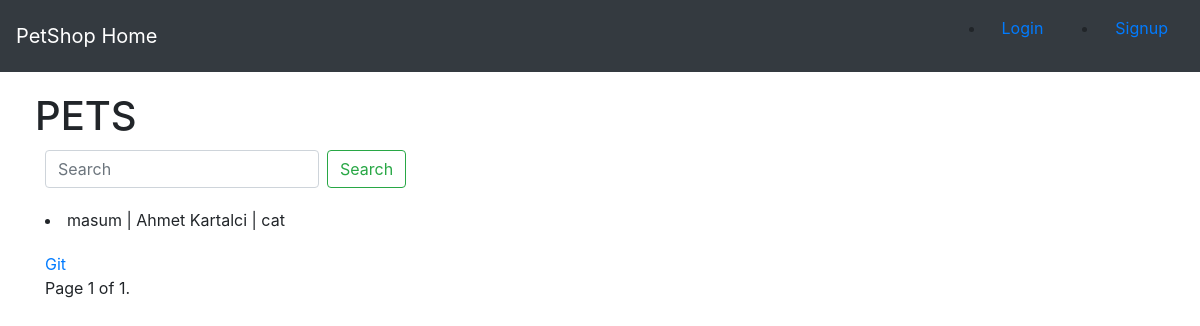
The app's page /, older data.
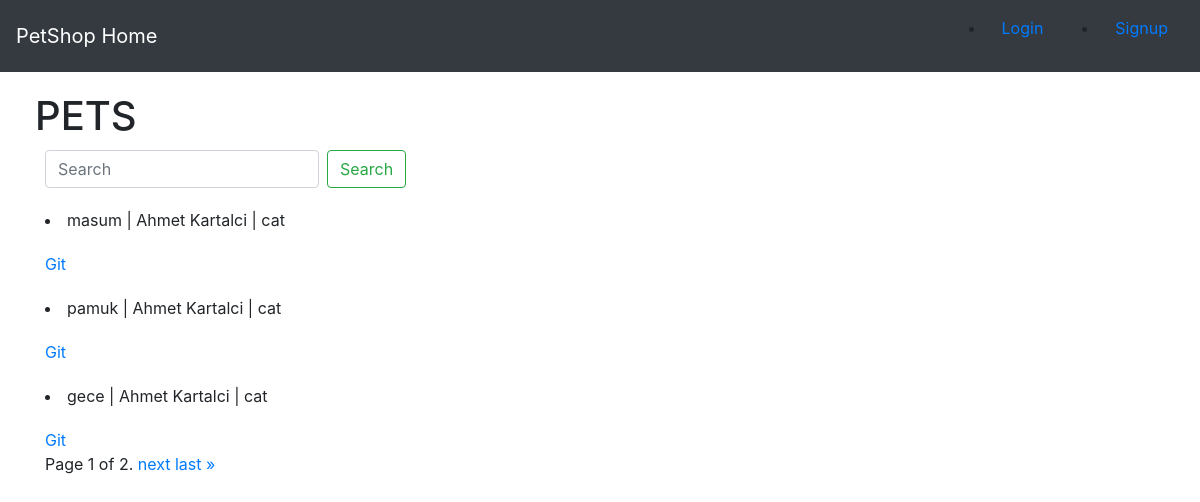
The same page, newer data.
### pets/models.py (models this page shows, shortened)
class Pet(models.Model):
    class AnimalKind(models.TextChoices):
        CAT = 'cat', 'Kedi'
        DOG = 'dog', 'Köpek'
        EXOTIC = 'exotic', 'Egzotik'
        WINGED = 'winged', 'Kanatlı'
        TROPICAL = 'tropical', 'Tropikal'
        WILD = 'wild', 'Yabani'
        OTHER = 'other', 'Diğer'
    class AnimalGender(models.TextChoices):
        MALE = 'male', 'Erkek'
        FEMALE = 'female', 'Dişi'
    adopter = models.ForeignKey(Customer, on_delete=models.CASCADE)
    name = models.CharField(max_length=100)
    age = models.PositiveIntegerField()
    description = RichTextField(blank=True, null=True)
    kind = models.CharField(
        max_length=20,
        choices=AnimalKind.choices,
        default=AnimalKind.OTHER
    )
    gender = models.CharField(
        max_length=20,
        choices=AnimalGender.choices,
        default=AnimalGender.FEMALE
    )

class Customer(models.Model):
    name_surname = models.CharField(max_length=100)
    phone = PhoneNumberField(unique=True, null=False, blank=False)
    mail = models.EmailField(max_length=255)
    def __str__(self):
        return self.name_surname

### pets/views.py (the view)
# urls.py: path('', HomeView.as_view(), name="index"),
class HomeView(ListView):
    template_name = 'index.html'
    model = Pet
    paginate_by = 3
    def get_queryset(self):
        query = self.request.GET.get('q')
        if query:
            object_list = self.model.objects.filter(name__icontains=query)
            if not object_list:
                object_list = self.model.objects.filter(adopter__name_surname__icontains=query)
            if not object_list:
                object_list = self.model.objects.filter(kind__icontains=query)
        else:
            object_list = self.model.objects.all()
        return object_list

### pets/templates/index.html (shortened to what this page needs)
{% extends 'base.html' %}
{%block content %}
<div class="container" style="margin-left:30px;">
<h1 style="margin-left:-10px;margin-top:20px;"> PETS </h1>
  <div style="margin-top:10px;">
<form class="form-inline my-2 my-lg-0" method='GET'>
  <input class="form-control mr-sm-2" type="search" placeholder="Search" aria-label="Search"  name='q' value='{{ request.GET.q }}'>
  <button class="btn btn-outline-success my-2 my-sm-0" type="submit">Search</button></form>
</div>
{% for pet in object_list %}
<li style="margin-top:20px;">{{ pet.name }} | {{ pet.adopter }} | {{ pet.kind }}</li>
  <div style="margin-top:20px;"><a href="{% url 'pet-detail' pet.pk %}">Git</a>
</div>
{% endfor %}
<div class="pagination">
    <span class="step-links">
        <span class="current">
            Page {{ page_obj.number }} of {{ page_obj.paginator.num_pages }}.
        </span>
        {% if page_obj.has_next %}
            <a href="?page={{ page_obj.next_page_number }}">next</a>
            <a href="?page={{ page_obj.paginator.num_pages }}">last &raquo;</a>
        {% endif %}
    </span>
</div>
  </div>
{% endblock %}

### pets/templates/base.html (shortened to what this page needs)
<!doctype html>
<html lang="en">
  <head>
    <link rel="stylesheet" href="https://stackpath.bootstrapcdn.com/bootstrap/4.3.1/css/bootstrap.min.css">
  </head>
  <body>
  <nav class="navbar navbar-expand-lg navbar-dark bg-dark">
  <a class="navbar-brand" href="{% url 'index' %}">PetShop Home</a>
  <div class="collapse navbar-collapse" id="navbarSupportedContent">
    <ul>
    <li class="nav-item active">
        {% if not user.is_authenticated %}
        <a class="nav-link" href="{% url 'login' %}">Login </a></li></ul>
        <ul><li class="nav-item active">
        <a class="nav-link" href="{% url 'register' %}">Signup</a>
            </li></ul>
        {% else %}
        <a class="nav-link" href="{% url 'logout' %}">Logout</a>
        {% endif %}
  </div>
</nav>
        {% block content %}
        {% endblock %}
  </body>
</html>

Row changes from the older to the newer data that the page shows:
added Pet: name "pamuk", adopter "Ahmet Kartalci", kind "cat"
added Pet: name "gece", adopter "Ahmet Kartalci", kind "cat"
Text that changed along with them:
{{ page_obj.paginator.num_pages }}: "1" → "2"
text now shown: "next last »"
